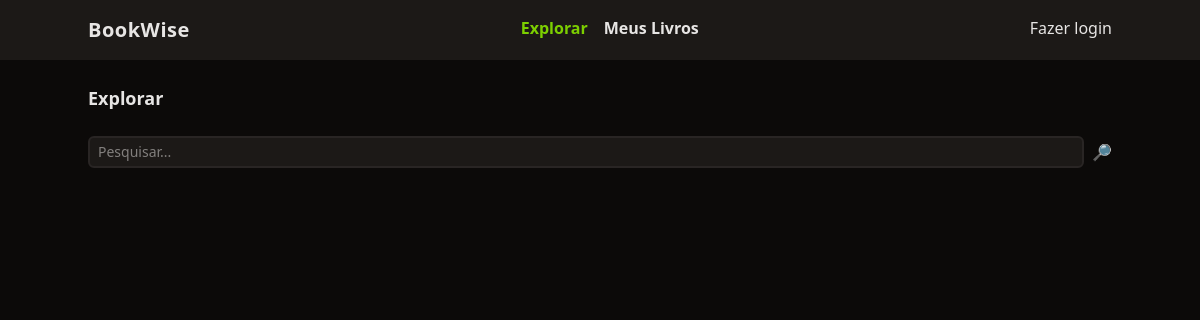
Before: / with the older database file.
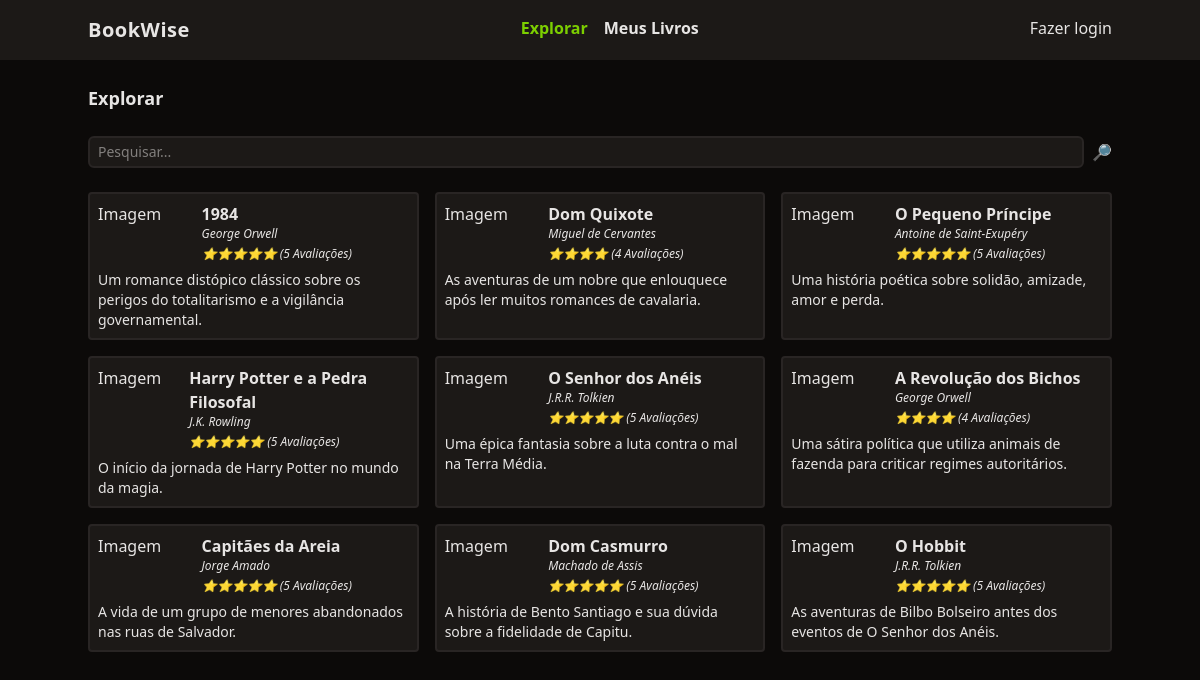
After: the same page with the newer database file.
### tables this page shows
CREATE TABLE livros(
  id integer primary key autoincrement,
  titulo varchar(255),
  autor varchar(100),
  descricao text,
  avaliacao integer,
  ano_lancamento integer,
  usuario_id integer, avaliacoes INTEGER,
  foreign key(usuario_id) references usuarios(id) on delete cascade
);

### functions.php (called while the page is built, shortened)
<?php
function view($viewName, $data = [])
{
  require "views/template/app.php";
}

### controllers/index.controller.php (called while the page is built)
<?php
$pesquisar = $_REQUEST["pesquisar"] ?? "";
$livros = $DB->query('select * from livros where titulo like :filtro or autor like :filtro or descricao like :filtro', Livro::class, ['filtro' => "%$pesquisar%"])->fetchAll();
view("index", ["livros" => $livros]);

### routes.php (called while the page is built, shortened)
<?php
$path = parse_url($_SERVER["REQUEST_URI"])["path"];
$controller = str_replace("/", "", $path);
if (!$controller) $controller = 'index';
$controllerFile = "controllers/{$controller}.controller.php";
require $controllerFile;

### index.php (called while the page is built, shortened)
<?php
require "functions.php";
$config = require 'config.php';
require 'Database.php';
require 'routes.php';

### config.php (called while the page is built)
<?php
return [
  "database" => [
    'driver' => 'sqlite',
    'database' => 'database.sqlite',
  ]
];

### Database.php (called while the page is built)
<?php
class Database
{
  private $db;
  public function __construct($config)
  {
    $this->db = new PDO($this->getDsn($config));
  }
  private function getDsn($config)
  {
    $driver = $config['driver'];
    unset($config['driver']);
    $dsn = $driver . ":" . http_build_query($config, '', ':');
    if ($driver == 'sqlite') {
      $dsn = $driver . ":" . $config['database'];
    }
    return $dsn;
  }
  public function query($query, $class = null, $params = [])
  {
    $prepare = $this->db->prepare($query);
    if ($class) {
      $prepare->setFetchMode(PDO::FETCH_CLASS, $class);
    }
    $prepare->execute($params);
    return $prepare;
  }
}
$DB = new Database($config['database']);

### views/index.view.php (the view)
<h1 class="mt-6 font-bold text-lg mt-6">Explorar</h1>
<form class="w-full flex space-x-2 mt-6">
  <input type="text" name="pesquisar" class="border-stone-800 bg-stone-900 text-sm border-2 rounded-md focus:outline-none px-2 py-1 w-full" placeholder="Pesquisar..." name="pesquisar" />
  <button type="submit">🔎</button>
</form>
<section class="grid grid-cols-1 md:grid-cols-2 lg:grid-cols-3 gap-4">
  <?php foreach ($livros as $livro) { ?>
    <div class="p-2 border-stone-800 border-2 rounded bg-stone-900">
      <div class="flex">
        <div class="w-1/3">
          Imagem
        </div>
        <div class="space-y-1">
          <a href="/livro?id=<?= $livro->id ?>" class="font-semibold hover:underline"><?= $livro->titulo ?></a>
          <div class="text-xs italic"><?= $livro->autor ?></div>
          <div class="text-xs italic"><?= str_repeat("⭐", $livro->avaliacoes) ?> (<?= $livro->avaliacoes ?> Avaliações)</div>
        </div>
      </div>
      <div class="text-sm mt-2">
        <?= $livro->descricao ?>
      </div>
    </div>
  <?php } ?>
</section>

### views/template/app.php (shortened to what this page needs)
<!DOCTYPE html>
<html lang="en">
<head>
  <script src="https://cdn.jsdelivr.net/npm/@tailwindcss/browser@4"></script>
</head>
<body class="bg-stone-950 text-stone-200">
  <header class="bg-stone-900">
    <nav class="mx-auto max-w-screen-lg flex justify-between py-4">
      <div class="font-bold text-xl tracking-wide">
        BookWise
      </div>
      <ul class="flex space-x-4 font-bold">
        <li><a href="/" class="text-lime-500">Explorar</a></li>
        <li><a href="/meus-livros" class="hover:underline">Meus Livros</a></li>
      </ul>
      <ul>
        <li><a href="/login" class="hover:underline">Fazer login</a></li>
      </ul>
    </nav>
  </header>
  <main class="mx-auto max-w-screen-lg space-y-6">
    <?php require "views/{$view}.view.php"; ?>
  </main>
</body>
</html>

Changed rows visible on the page:
added livros: titulo "1984", autor "George Orwell", avaliacoes "⭐⭐⭐⭐⭐", avaliacoes "5", descricao "Um romance distópico clássico sobre os perigos do totalitarismo e a vigilância governamental."
added livros: titulo "Dom Quixote", autor "Miguel de Cervantes", avaliacoes "⭐⭐⭐⭐", avaliacoes "4", descricao "As aventuras de um nobre que enlouquece após ler muitos romances de cavalaria."
added livros: titulo "O Pequeno Príncipe", autor "Antoine de Saint-Exupéry", avaliacoes "⭐⭐⭐⭐⭐", avaliacoes "5", descricao "Uma história poética sobre solidão, amizade, amor e perda."
added livros: titulo "Harry Potter e a Pedra Filosofal", autor "J.K. Rowling", avaliacoes "⭐⭐⭐⭐⭐", avaliacoes "5", descricao "O início da jornada de Harry Potter no mundo da magia."
added livros: titulo "O Senhor dos Anéis", autor "J.R.R. Tolkien", avaliacoes "⭐⭐⭐⭐⭐", avaliacoes "5", descricao "Uma épica fantasia sobre a luta contra o mal na Terra Média."
added livros: titulo "A Revolução dos Bichos", autor "George Orwell", avaliacoes "⭐⭐⭐⭐", avaliacoes "4", descricao "Uma sátira política que utiliza animais de fazenda para criticar regimes autoritários."
added livros: titulo "Capitães da Areia", autor "Jorge Amado", avaliacoes "⭐⭐⭐⭐⭐", avaliacoes "5", descricao "A vida de um grupo de menores abandonados nas ruas de Salvador."
added livros: titulo "Dom Casmurro", autor "Machado de Assis", avaliacoes "⭐⭐⭐⭐⭐", avaliacoes "5", descricao "A história de Bento Santiago e sua dúvida sobre a fidelidade de Capitu."
added livros: titulo "O Hobbit", autor "J.R.R. Tolkien", avaliacoes "⭐⭐⭐⭐⭐", avaliacoes "5", descricao "As aventuras de Bilbo Bolseiro antes dos eventos de O Senhor dos Anéis."
